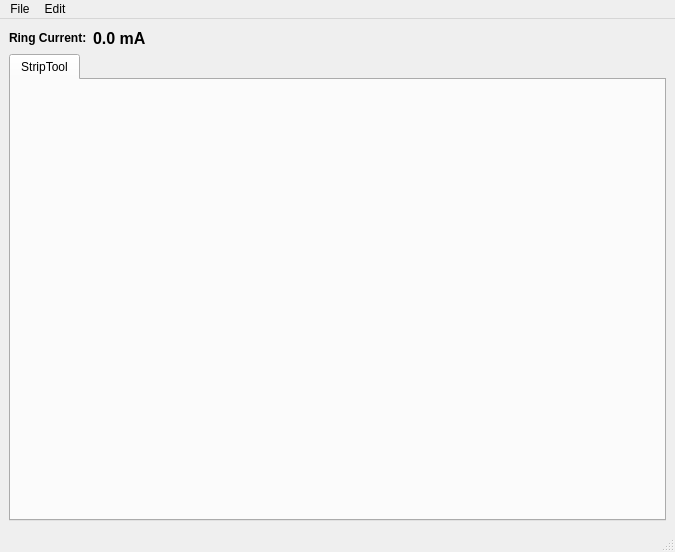
<?xml version="1.0" encoding="UTF-8"?>
<ui version="4.0">
 <class>MainWindow</class>
 <widget class="QMainWindow" name="MainWindow">
  <property name="geometry">
   <rect>
    <x>0</x>
    <y>0</y>
    <width>675</width>
    <height>552</height>
   </rect>
  </property>
  <property name="minimumSize">
   <size>
    <width>675</width>
    <height>550</height>
   </size>
  </property>
  <property name="windowTitle">
   <string>pyStripTool</string>
  </property>
  <property name="autoFillBackground">
   <bool>true</bool>
  </property>
  <property name="styleSheet">
   <string notr="true"/>
  </property>
  <widget class="QWidget" name="centralwidget">
   <layout class="QVBoxLayout" name="verticalLayout_6">
    <item>
     <layout class="QHBoxLayout" name="horizontalLayout_3">
      <item>
       <widget class="QLabel" name="label">
        <property name="font">
         <font>
          <weight>75</weight>
          <bold>true</bold>
         </font>
        </property>
        <property name="text">
         <string>Ring Current:</string>
        </property>
       </widget>
      </item>
      <item>
       <widget class="QLabel" name="ringCurrentLbl">
        <property name="palette">
         <palette>
          <active>
           <colorrole role="Text">
            <brush brushstyle="SolidPattern">
             <color alpha="255">
              <red>0</red>
              <green>85</green>
              <blue>255</blue>
             </color>
            </brush>
           </colorrole>
          </active>
          <inactive>
           <colorrole role="Text">
            <brush brushstyle="SolidPattern">
             <color alpha="255">
              <red>0</red>
              <green>85</green>
              <blue>255</blue>
             </color>
            </brush>
           </colorrole>
          </inactive>
          <disabled>
           <colorrole role="Text">
            <brush brushstyle="SolidPattern">
             <color alpha="255">
              <red>120</red>
              <green>120</green>
              <blue>120</blue>
             </color>
            </brush>
           </colorrole>
          </disabled>
         </palette>
        </property>
        <property name="font">
         <font>
          <pointsize>12</pointsize>
          <weight>75</weight>
          <bold>true</bold>
         </font>
        </property>
        <property name="text">
         <string>0.0 mA</string>
        </property>
       </widget>
      </item>
      <item>
       <spacer name="horizontalSpacer_2">
        <property name="orientation">
         <enum>Qt::Horizontal</enum>
        </property>
        <property name="sizeHint" stdset="0">
         <size>
          <width>40</width>
          <height>20</height>
         </size>
        </property>
       </spacer>
      </item>
     </layout>
    </item>
    <item>
     <widget class="QTabWidget" name="tabWidget">
      <property name="palette">
       <palette>
        <active>
         <colorrole role="Light">
          <brush brushstyle="SolidPattern">
           <color alpha="255">
            <red>217</red>
            <green>217</green>
            <blue>217</blue>
           </color>
          </brush>
         </colorrole>
         <colorrole role="Base">
          <brush brushstyle="SolidPattern">
           <color alpha="255">
            <red>217</red>
            <green>217</green>
            <blue>217</blue>
           </color>
          </brush>
         </colorrole>
         <colorrole role="HighlightedText">
          <brush brushstyle="SolidPattern">
           <color alpha="255">
            <red>217</red>
            <green>217</green>
            <blue>217</blue>
           </color>
          </brush>
         </colorrole>
         <colorrole role="NoRole">
          <brush brushstyle="SolidPattern">
           <color alpha="255">
            <red>217</red>
            <green>217</green>
            <blue>217</blue>
           </color>
          </brush>
         </colorrole>
        </active>
        <inactive>
         <colorrole role="Light">
          <brush brushstyle="SolidPattern">
           <color alpha="255">
            <red>217</red>
            <green>217</green>
            <blue>217</blue>
           </color>
          </brush>
         </colorrole>
         <colorrole role="Base">
          <brush brushstyle="SolidPattern">
           <color alpha="255">
            <red>217</red>
            <green>217</green>
            <blue>217</blue>
           </color>
          </brush>
         </colorrole>
         <colorrole role="HighlightedText">
          <brush brushstyle="SolidPattern">
           <color alpha="255">
            <red>217</red>
            <green>217</green>
            <blue>217</blue>
           </color>
          </brush>
         </colorrole>
         <colorrole role="NoRole">
          <brush brushstyle="SolidPattern">
           <color alpha="255">
            <red>217</red>
            <green>217</green>
            <blue>217</blue>
           </color>
          </brush>
         </colorrole>
        </inactive>
        <disabled>
         <colorrole role="Light">
          <brush brushstyle="SolidPattern">
           <color alpha="255">
            <red>217</red>
            <green>217</green>
            <blue>217</blue>
           </color>
          </brush>
         </colorrole>
         <colorrole role="Base">
          <brush brushstyle="SolidPattern">
           <color alpha="255">
            <red>240</red>
            <green>240</green>
            <blue>240</blue>
           </color>
          </brush>
         </colorrole>
         <colorrole role="HighlightedText">
          <brush brushstyle="SolidPattern">
           <color alpha="255">
            <red>217</red>
            <green>217</green>
            <blue>217</blue>
           </color>
          </brush>
         </colorrole>
         <colorrole role="NoRole">
          <brush brushstyle="SolidPattern">
           <color alpha="255">
            <red>217</red>
            <green>217</green>
            <blue>217</blue>
           </color>
          </brush>
         </colorrole>
        </disabled>
       </palette>
      </property>
      <property name="currentIndex">
       <number>0</number>
      </property>
      <widget class="QWidget" name="scanTab">
       <attribute name="title">
        <string>StripTool</string>
       </attribute>
       <layout class="QHBoxLayout" name="horizontalLayout_8"/>
      </widget>
     </widget>
    </item>
   </layout>
  </widget>
  <widget class="QMenuBar" name="menubar">
   <property name="geometry">
    <rect>
     <x>0</x>
     <y>0</y>
     <width>675</width>
     <height>26</height>
    </rect>
   </property>
   <widget class="QMenu" name="menuFile">
    <property name="title">
     <string>File</string>
    </property>
    <addaction name="actionExit"/>
   </widget>
   <widget class="QMenu" name="menuEdit">
    <property name="title">
     <string>Edit</string>
    </property>
    <addaction name="actionSettings"/>
   </widget>
   <addaction name="menuFile"/>
   <addaction name="menuEdit"/>
  </widget>
  <widget class="QStatusBar" name="statusbar"/>
  <action name="actionExit">
   <property name="text">
    <string>Exit</string>
   </property>
  </action>
  <action name="actionSettings">
   <property name="text">
    <string>Settings</string>
   </property>
  </action>
 </widget>
 <resources/>
 <connections/>
</ui>
